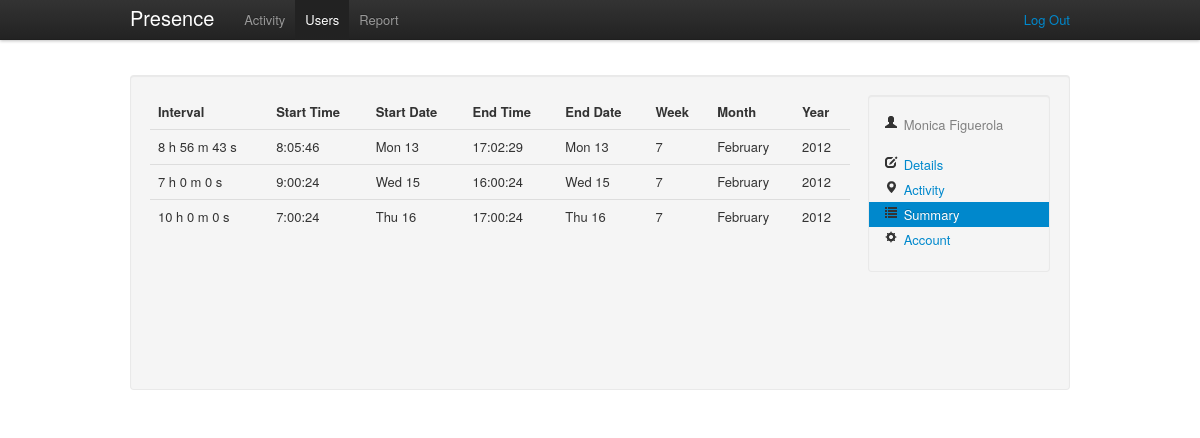
Screenshot of /admin/users/2/summary (signed in) with the database file from the repository.
### tables this page shows
CREATE TABLE IF NOT EXISTS `presence_users` (
  `id` int(11) NOT NULL AUTO_INCREMENT,
  `email` varchar(150) NOT NULL,
  `password` varchar(50) NOT NULL,
  `role` varchar(20) NOT NULL,
  `firstname` varchar(200) NOT NULL,
  `lastname` varchar(300) NOT NULL,
  `position` varchar(200) NOT NULL,
  `UUID` varchar(36) NOT NULL,
  `mac` char(17) NOT NULL,
  PRIMARY KEY (`id`)
);

CREATE TABLE IF NOT EXISTS `presence_intervals` (
  `id` int(11) NOT NULL AUTO_INCREMENT,
  `userid` int(11) NOT NULL,
  `timestart` int(15) NOT NULL,
  `timestop` int(15) NOT NULL,
  `timediff` int(11) NOT NULL,
  `week` int(11) NOT NULL,
  `month` int(11) NOT NULL,
  `year` int(4) NOT NULL,
  `y` int(11) NOT NULL,
  `m` int(11) NOT NULL,
  `d` int(11) NOT NULL,
  `h` int(11) NOT NULL,
  `i` int(11) NOT NULL,
  `s` int(11) NOT NULL,
  PRIMARY KEY (`id`)
);

### public/index.php (called while the page is built, shortened)
<?php
require_once (ROOT . '/config/config.php');
$url = isset($_GET['url']) ? $_GET['url'] : null;
$role = isset($_SESSION['role']) ? $_SESSION['role'] : null;
if ($url == null && $role == null) {
    $controller = "AuthController";
    $action = "asklogin";
    $url_params = array();
} else if ($url == null && isset($role)) {
    $controller = ucfirst($role) . 'Controller';
    $action = 'activity';
    $url_params = array();
} else {
    $url_params = explode('/', $url);
    $controller = ucfirst(array_shift($url_params));
    $action = $url_params[0] == null ? 'activity' : array_shift($url_params);
}
isset($url_params[1])
    ? $extra_action = $url_params[1]
    : $extra_action = null;
$extra_params = $_POST;
new $controller($action, array_merge($url_params, $extra_params), $extra_action);

### config/config.php (called while the page is built, shortened)
<?php
$CONFIG = new stdClass();
$CONFIG->wwwroot = 'https://localhost/presence-manager';
$CONFIG->dbhost = 'localhost';
$CONFIG->dbname = 'presence';
$CONFIG->dbuser = 'root';
$CONFIG->dbpassword = 'doremi';

### lang/en.php (called while the page is built, shortened)
<?php
$STRINGS = null;
$STRINGS['brand'] = 'Presence';
$STRINGS['login'] = 'Login';
$STRINGS['help'] = 'Help';
$STRINGS['activity'] = 'Activity';
$STRINGS['users'] = 'Users';
$STRINGS['report'] = 'Report';
$STRINGS['user'] = 'User';
$STRINGS['logout'] = 'Log Out';
$STRINGS['home'] = 'Home';
$STRINGS['404'] = '404';
$STRINGS['details'] = 'Details';
$STRINGS['summary'] = 'Summary';
$STRINGS['account'] = 'Account';
$STRINGS['starttime'] = 'Start Time';
$STRINGS['startdate'] = 'Start Date';
$STRINGS['endtime'] = 'End Time';
$STRINGS['enddate'] = 'End Date';
$STRINGS['action'] = 'Action';
$STRINGS['time'] = 'Time';
$STRINGS['date'] = 'Date';
$STRINGS['firstname'] = 'First Name';
$STRINGS['lastname'] = 'Last Name';
$STRINGS['email'] = 'Email';
$STRINGS['issued'] = 'Issued';
$STRINGS['period'] = 'Period';
$STRINGS['intervals'] = 'Intervals';
$STRINGS['interval'] = 'Interval';
$STRINGS['total'] = 'Total';
$STRINGS['password'] = 'Password';
$STRINGS['position'] = 'Position';
$STRINGS['role'] = 'Role';
$STRINGS['update'] = 'Update';
$STRINGS['week'] = 'Week';
$STRINGS['month'] = 'Month';
$STRINGS['year'] = 'Year';
$STRINGS['type'] = 'Type';
$STRINGS['message'] = 'Message';
$STRINGS['previous'] = 'Previous';
$STRINGS['next'] = 'Next';
$STRINGS['user:update:success'] = 'User details updated successfully!';
$STRINGS['user:update:failed'] = 'User details update falied!';
$STRINGS['user:delete:success'] = 'User deleted successfully!';
$STRINGS['user:delete:failed'] = 'User deleition falied!';
$STRINGS['user:create:success'] = 'The new user has been created!';
$STRINGS['user:create:failed'] = 'Error creating new user!';
$STRINGS['user:create:duplicate'] = 'This user already exists!';
$STRINGS['admin:no:activities'] = 'No more activity!';
$STRINGS['add:user'] = 'Add User';
$STRINGS['create:user'] = 'Create User';
$STRINGS['build:report'] = 'Build Report';
$STRINGS['event:success'] = 'Success!';
$STRINGS['event:error'] = 'Error!';
$STRINGS['event:checkin'] = 'Check-In';
$STRINGS['event:checkout'] = 'Check-Out';
$STRINGS['event:incidence'] = 'Incidence';
$STRINGS['event:noactivity'] = 'No Activity!';
$STRINGS['event:noactivity:message'] = 'No more user activity';
$STRINGS['event:noactivityinterval:message'] = 'There is no user activity in the selected interval';
$STRINGS['event:nousers'] = 'No users';

### lib/DB.php (called while the page is built, shortened)
<?php
class DB {
    private static $_instance;
    private static function getInstance(){
        if(self::$_instance == null){
            self::$_instance = new $class();
        }
        return self::$_instance;
    }
    public static function setUp($params){
        $db = self::getInstance();
        $db->_connection = new PDO("mysql:host=" . $params->dbhost . ";
                                    dbname=" . $params->dbname,
                                               $params->dbuser,
                                               $params->dbpassword);
    }
    public static function getDB(){
        $db = self::getInstance();
        return $db->_connection;
    }
	static function getRecord($sql, array $params){
        $st = self::getDB()->prepare($sql);
		$st->execute($params);
		return $st->fetch(PDO::FETCH_OBJ);
	}
	static function getAllRecords($sql, array $params = null){
		$st = self::getDB()->prepare($sql);
        $st->execute($params);
        return $st->fetchAll(PDO::FETCH_OBJ);
	}
}

### app/models/IntervalModel.php (called while the page is built, shortened)
<?php
class IntervalModel extends Model{
     public static function find_all_by_user($user){
        $sql = "SELECT *
				FROM ".self::table()."
				WHERE `userid` = ?
				ORDER BY year,month,week";
		return DB::getAllRecords($sql, array($user));
     }
}

### app/controllers/AdminController.php (called while the page is built, shortened)
<?php
class AdminController extends Controller {
    public function __construct($action, $params, $extra_action = null) {
        global $CONFIG;
        isset($extra_action) ? $action = $action . '_' . $extra_action : null;
        if ($this->check_role('admin') && method_exists($this, $action)) {
            $this->$action($params);
        } else {
            RoutingHelper::redirect($CONFIG->wwwroot . '/error/notfound');
        }
    }
    public function users_summary($params) {
        $this->_view =
                new AdminUserSummaryView(UserModel::find($params[0]),
                        IntervalModel::find_all_by_user($params[0]));
    }
}

### app/model.class.php (called while the page is built, shortened)
<?php
abstract class Model{
    public static function find($id){
        $sql = "SELECT *
                FROM ".self::table()."
                WHERE `id` = ?";
        return DB::getRecord($sql, array($id));
    }
    protected static function table(){
        $prefix = 'presence_';
        $caller = get_called_class();
        $class = lcfirst(substr($caller, 0, -5));
        return $prefix.self::pluralise($class);
    }
    private static function pluralise($word){
        $exceptions = array();
        $exceptions['activity'] = 'activity';
        empty($exceptions[$word])
            ? $plural = $word.'s'
            : $plural = $exceptions[$word];
        return $plural;
    }
}

### app/views/admin/AdminUserSummaryView.php (the view, shortened to what this page needs)
 <?php
class AdminUserSummaryView extends View{
	private $_user;
	private $_intervals;
    public function __construct($user, $intervals, $alert = null) {
        $this->_user = $user;
		$this->_intervals = $intervals;
    }
	public function menu(){
        return MenuHelper::admin_base_menu('users');
	}
	public function content(){
        global $STRINGS;
		$summary_table_content = null;
		if($this->_intervals){
			foreach ($this->_intervals as $interval){
				$summary_table_content .= '
					<tr>
						<td>'.$interval->h.' h '.$interval->i.' m '.$interval->s.' s</td>
						<td>'.date('G:i:s', $interval->timestart).'</td>
						<td>'.date('D j', $interval->timestart).'</td>
						<td>'.date('G:i:s', $interval->timestop).'</td>
						<td>'.date('D j', $interval->timestop).'</td>
						<td>'.$interval->week.'</td>
						<td>'.date('F', mktime(0,0,0,$interval->month)).'</td>
						<td>'.$interval->year.'</td>
					</tr>';
			}
        }
		return '
			<section id="user-summary" class="well min-table">
            '.MenuHelper::admin_submenu('summary', $this->_user).'
				<table class="table inline-table">
					<thead>
						<tr>
							<th>'.$STRINGS['interval'].'</th>
							<th>'.$STRINGS['starttime'].'</th>
							<th>'.$STRINGS['startdate'].'</th>
							<th>'.$STRINGS['endtime'].'</th>
							<th>'.$STRINGS['enddate'].'</th>
							<th>'.$STRINGS['week'] .'</th>
							<th>'.$STRINGS['month'] .'</th>
							<th>'.$STRINGS['year'] .'</th>
						</tr>
					</thead>
					<tbody>' . $summary_table_content . '
					</tbody>
				</table>
			</section>';
	}
}

### app/helpers/MenuHelper.php (shortened to what this page needs)
<?php
class MenuHelper extends Helper {
    static public function admin_base_menu($active) {
        global $CONFIG, $STRINGS;
        $activity = $users = $report = null;
        return
            '<ul class="nav">
                <li ' . $activity . '><a href="' . $CONFIG->wwwroot . '/admin/activity">' . $STRINGS['activity'] . '</a></li>
                <li ' . $users . ' ><a href="' . $CONFIG->wwwroot . '/admin/users">' . $STRINGS['users'] . '</a></li>
                <li ' . $report . ' ><a href="' . $CONFIG->wwwroot . '/admin/report">' . $STRINGS['report'] . '</a></li>
            </ul>' . MenuHelper::get_logout_option();
    }
    static public function admin_submenu($active, $user){
        global $CONFIG, $STRINGS;
        $details = $activity = $summary = $account = null;
        return '
            <ul class="nav nav-list well inline-menu">
                <li class="id-tab">
                    <i class="icon-user"></i>&nbsp;'.$user->firstname.' '.$user->lastname.'
                </li>
                <li>&nbsp;</li>
                <li ' . $details . '>
                    <a href="'.$CONFIG->wwwroot.'/admin/users/'.$user->id.'/details">
                    <i class="icon-edit"></i>&nbsp;'.$STRINGS['details'].'</a></li>
                <li ' . $activity . '>
                    <a href="'.$CONFIG->wwwroot.'/admin/users/'.$user->id.'/activity">
                    <i class="icon-map-marker"></i>&nbsp;'.$STRINGS['activity'].'</a></li>
                <li ' . $summary . '>
                    <a href="'.$CONFIG->wwwroot.'/admin/users/'.$user->id.'/summary">
                    <i class="icon-list"></i>&nbsp;'.$STRINGS['summary'].'</a></li>
                <li ' . $account . '>
                    <a href="'.$CONFIG->wwwroot.'/admin/users/'.$user->id.'/account">
                    <i class="icon-cog"></i>&nbsp;'.$STRINGS['account'].'</a></li>
                </ul>';
    }
    static private function get_logout_option(){
        global $CONFIG, $STRINGS;
        return
            '<ul class="nav pull-right no-hover-a">
                <p class="navbar-text pull-right"><a href="' . $CONFIG->wwwroot . '/auth/logout">' . $STRINGS['logout'] . '</a></p>
             </ul>';
    }
}

### public/css/presence.css (style rules this page uses)
html { overflow-y:scroll; }
body { padding-top:75px; }
.min-table { min-height: 275px; }
.id-tab { color:grey; }
.inline-menu { float:right; width:150px; }
.inline-table { width:700px; }

### rows the page displays
presence_users: firstname "Monica", lastname "Figuerola"
presence_intervals: h "8", i "56", s "43", timestart "8:05:46", timestart "Mon 13", timestop "17:02:29", timestop "Mon 13", week "7", month "February", year "2012"
presence_intervals: h "7", i "0", s "0", timestart "9:00:24", timestart "Wed 15", timestop "16:00:24", timestop "Wed 15", week "7", month "February", year "2012"
presence_intervals: h "10", i "0", s "0", timestart "7:00:24", timestart "Thu 16", timestop "17:00:24", timestop "Thu 16", week "7", month "February", year "2012"

### other values shown
$STRINGS['brand'] "Presence"
$STRINGS['activity'] "Activity"
$STRINGS['users'] "Users"
$STRINGS['report'] "Report"
$STRINGS['logout'] "Log Out"
$STRINGS['details'] "Details"
$STRINGS['summary'] "Summary"
$STRINGS['account'] "Account"
$STRINGS['interval'] "Interval"
$STRINGS['starttime'] "Start Time"
$STRINGS['startdate'] "Start Date"
$STRINGS['endtime'] "End Time"
$STRINGS['enddate'] "End Date"
$STRINGS['week'] "Week"
$STRINGS['month'] "Month"
